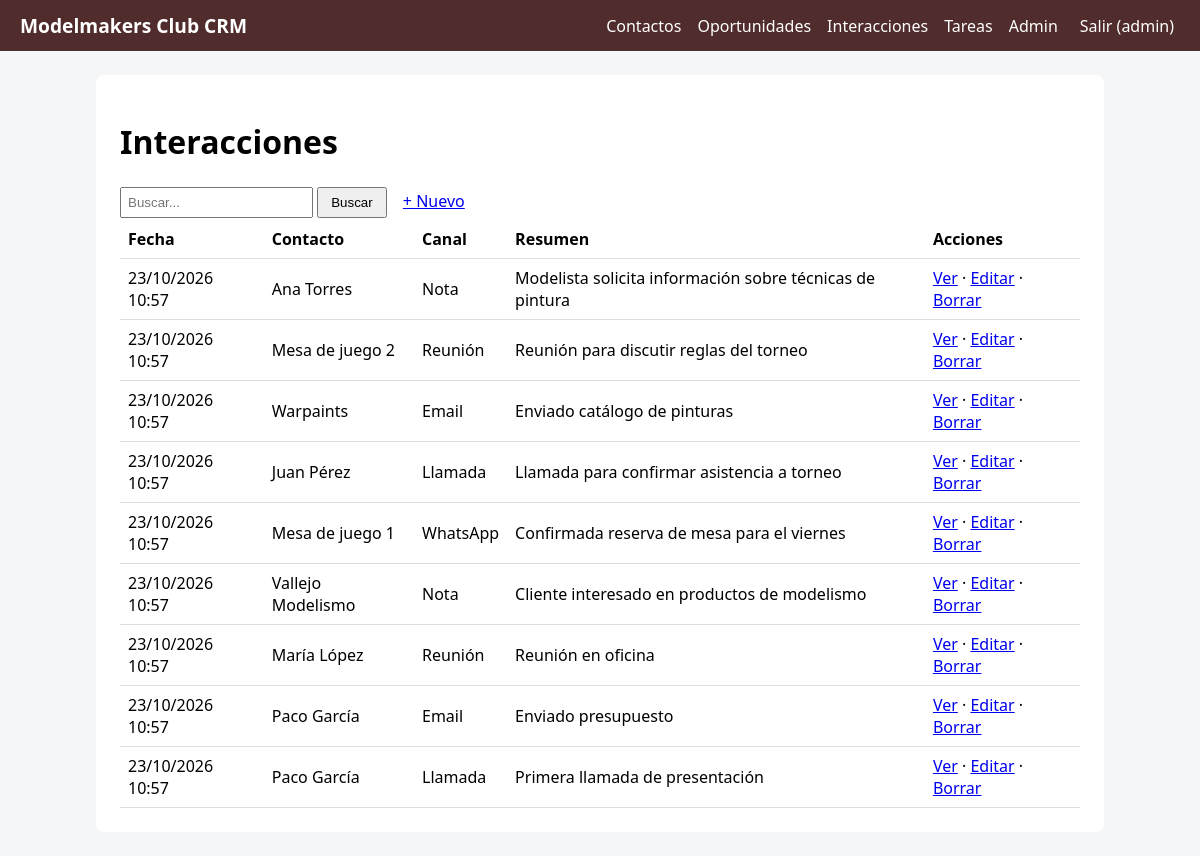
The app's page /interacciones/ (signed in) with its own data.
### interacciones/models.py (models this page shows, shortened)
class Interaccion(models.Model):
    CANALES = [
        ('llamada', 'Llamada'),
        ('email', 'Email'),
        ('reunion', 'Reunión'),
        ('nota', 'Nota'),
        ('whatsapp', 'WhatsApp')
    ]
    contacto = models.ForeignKey(
        'contactos.Contacto',
        on_delete=models.CASCADE,
        related_name='interacciones'
    )
    canal = models.CharField(
        max_length=20,
        choices=CANALES,
        default='nota'
    )
    resumen = models.TextField()
    fecha = models.DateTimeField(default=timezone.now)
    autor = models.ForeignKey(
        'auth.User',
        on_delete=models.SET_NULL,
        null=True,
        blank=True
    )
    class Meta:
        ordering = ['-fecha']
        verbose_name_plural = 'interacciones'

### contactos/models.py (models this page shows)
class Contacto(models.Model):
    TIPOS = [
        ('socio', 'Socio'),
        ('jugador', 'Jugador Habitual'),
        ('modelista','Pintor / Modelista'),
        ('proveedor', 'Proveedor / Marca'),
        ('cliente', 'Cliente casual'),
        ('mesa', "Mesa de juego"),
        ('otro','Otro')
    ]
    nombre = models.CharField(max_length=120)                        # Texto corto. max_length es OBLIGATORIO
    tipo = models.CharField(max_length=20, choices=TIPOS, default='cliente')  # choices -> desplegable en formularios
    email = models.EmailField(blank=True)                            # blank=True -> se puede dejar vacío
    telefono = models.CharField(max_length=30, blank=True)           # Teléfono como texto (admite +34, espacios)
    notas = models.TextField(blank=True, max_length=500)             # Texto largo
    creado = models.DateTimeField(auto_now_add=True)                 # auto_now_add -> fecha de creación automática
    cuota_mensual = models.BooleanField(default=False, verbose_name="Cuota mensual", help_text="Marca si el socio ha pagado la mensualidad de la asociación")  # Booleano con etiqueta y ayuda
    sistema_preferido = models.CharField(max_length=100, blank=True, verbose_name="Sistema de juego preferido", help_text="P.ej. Warhammer 40k, Age of Sigmar, Star Wars X-Wing, etc.")  # Campo adicional para el sistema de juego preferido
    class Meta:
        ordering = ['nombre']              # Orden por defecto. '-campo' = descendente
    def __str__(self):
        return self.nombre                 # Cómo se muestra el objeto en admin, desplegables, títulos

### interacciones/views.py (the view)
# urls.py: path('', views.index, name='index'),                          # /contactos/
@login_required
def index(request):
    q = request.GET.get('q', '').strip()
    objetos = Interaccion.objects.all()
    if q:
        objetos = objetos.filter(resumen__icontains=q)
    return render(request, 'interacciones/lista.html', {'objetos': objetos, 'q': q})

### core/context_processors.py (called while the page is built)
def crm(request):
    return {
        'NOMBRE_CRM': settings.NOMBRE_CRM,
        'COLOR': settings.COLOR_PRINCIPAL,
        'modulos': [{'nombre': m.capitalize(), 'url': f'{m}:index'} for m in settings.MODULOS_CRM],
    }

### interacciones/templates/interacciones/lista.html (shortened to what this page needs)
{% extends 'core/base.html' %}
{% block content %}
<h1>Interacciones</h1>
<form method="get">
 <input name="q" value="{{ q }}" placeholder="Buscar...">
 <button>Buscar</button>
 <a class="btn" href="{% url 'interacciones:crear' %}">+ Nuevo</a>
</form>
<table>
 <tr><th>Fecha</th><th>Contacto</th><th>Canal</th><th>Resumen</th><th>Acciones</th></tr>
 {% for o in objetos %}
 <tr><td>{{ o.fecha|date:"d/m/Y H:i" }}</td><td>{{ o.contacto }}</td><td>{{ o.get_canal_display }}</td><td>{{ o.resumen|truncatechars:60 }}</td>
  <td><a href="{% url 'interacciones:detalle' o.pk %}">Ver</a> ·
      <a href="{% url 'interacciones:editar' o.pk %}">Editar</a> ·
      <a href="{% url 'interacciones:borrar' o.pk %}">Borrar</a></td></tr>
 {% empty %}<tr><td colspan="5">No hay datos todavía.</td></tr>
 {% endfor %}
</table>
{% endblock %}

### core/templates/core/base.html (shortened to what this page needs)
<!doctype html>
<html lang="es"><head><meta charset="utf-8">
</head>
<body>
<nav>
 <a class="marca" href="{% url 'inicio' %}">{{ NOMBRE_CRM }}</a>
 {% for m in modulos %}<a href="{% url m.url %}">{{ m.nombre }}</a>{% endfor %}
 {% if user.is_staff %}<a href="/admin/">Admin</a>{% endif %}
 {% if user.is_authenticated %}
  <form method="post" action="{% url 'logout' %}" style="margin:0">{% csrf_token %}<button>Salir ({{ user.username }})</button></form>
 {% endif %}
</nav>
<main>
 {% block content %}{% endblock %}
</main>
</body></html>

### records on screen
Interaccion: fecha "23/10/2026 10:57", contacto "Ana Torres", canal "Nota", resumen "Modelista solicita información sobre técnicas de pintura"
Interaccion: fecha "23/10/2026 10:57", contacto "Mesa de juego 2", canal "Reunión", resumen "Reunión para discutir reglas del torneo"
Interaccion: fecha "23/10/2026 10:57", contacto "Warpaints", canal "Email", resumen "Enviado catálogo de pinturas"
Interaccion: fecha "23/10/2026 10:57", contacto "Juan Pérez", canal "Llamada", resumen "Llamada para confirmar asistencia a torneo"
Interaccion: fecha "23/10/2026 10:57", contacto "Mesa de juego 1", canal "WhatsApp", resumen "Confirmada reserva de mesa para el viernes"
Interaccion: fecha "23/10/2026 10:57", contacto "Vallejo Modelismo", canal "Nota", resumen "Cliente interesado en productos de modelismo"
Interaccion: fecha "23/10/2026 10:57", contacto "María López", canal "Reunión", resumen "Reunión en oficina"
Interaccion: fecha "23/10/2026 10:57", contacto "Paco García", canal "Email", resumen "Enviado presupuesto"
Interaccion: fecha "23/10/2026 10:57", contacto "Paco García", canal "Llamada", resumen "Primera llamada de presentación"

### other values on screen
{{ NOMBRE_CRM }} "Modelmakers Club CRM"
{{ m.nombre }} "Contactos" "Oportunidades" "Interacciones" "Tareas"
{{ user.username }} "admin"
